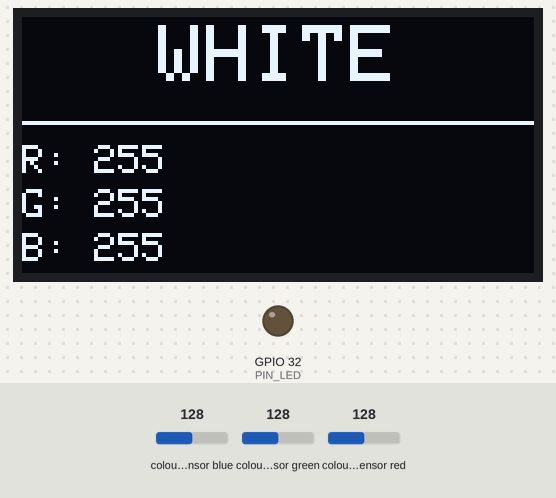
A sketch run on a simulated ESP32. Shown: 128×64 one-colour display, output pins drawn as LEDs (lit = HIGH). Wiring (inferred from the names in the program): TCS3200 colour sensor: output GPIO 4; S2 GPIO 19; S3 GPIO 15; S0 GPIO 5; S1 GPIO 18. Inputs (shaded band) come from the test bench; at power-on: colour sensor blue 128, colour sensor green 128, colour sensor red 128. Pins used as bus, display or sensor lines are not drawn; what the sketch prints to the serial monitor is not drawn.

Above: at 3.2 s.
3.3 s: colour sensor blue set to 5
At 4.3 s:
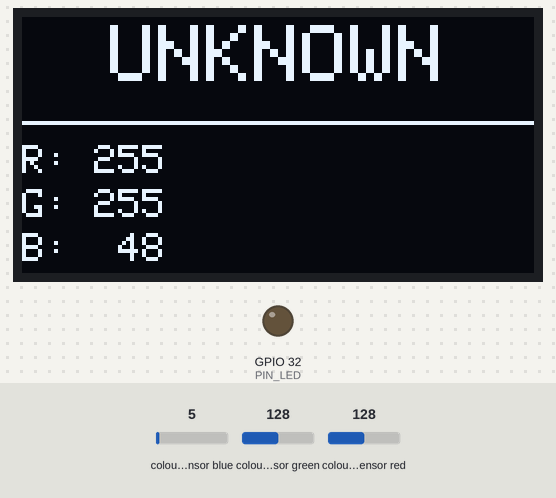
5.1 s: colour sensor green set to 5
At 6.0 s:
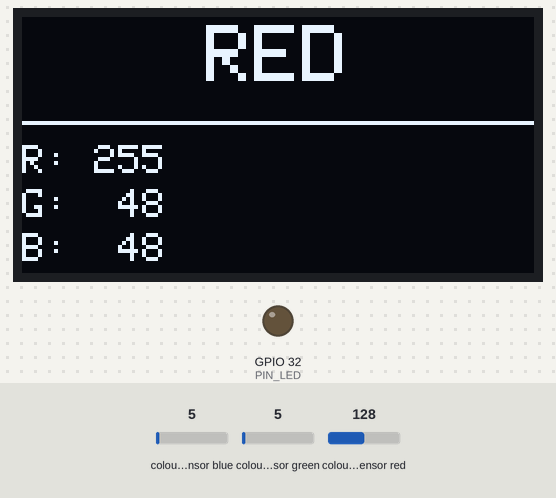
7.0 s: colour sensor red set to 5
At 7.8 s:
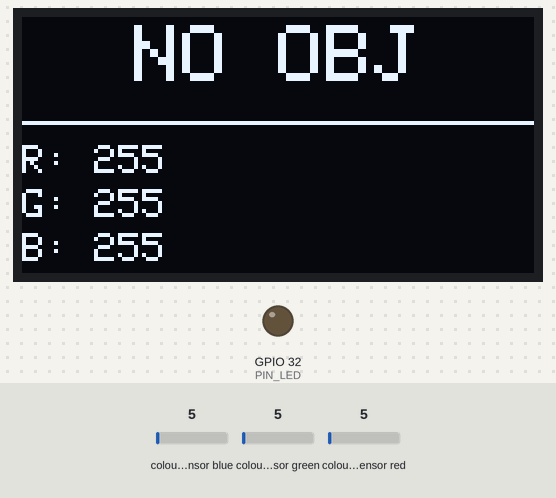
8.9 s: colour sensor blue set to 64
At 10.5 s:
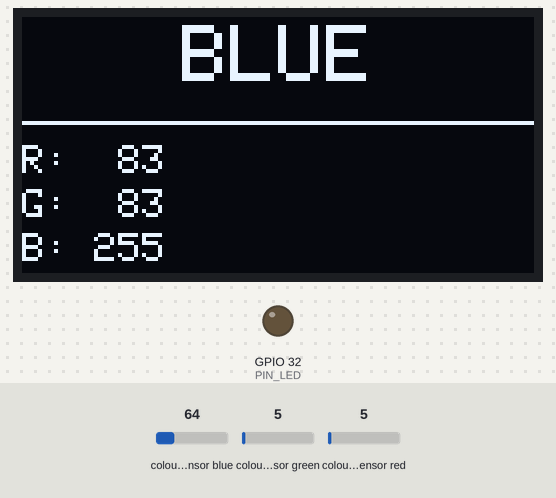
10.8 s: colour sensor green set to 128
At 12.4 s:
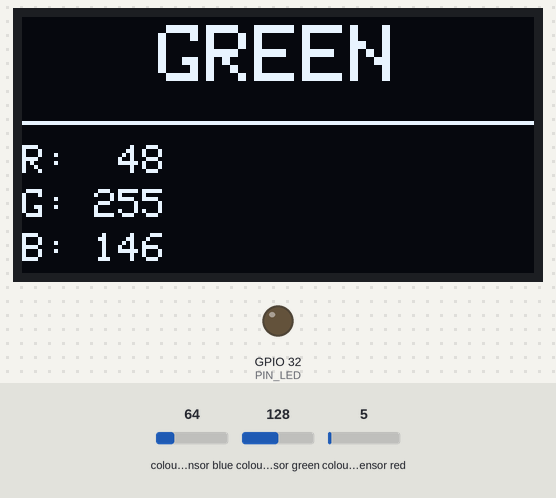
12.7 s: colour sensor red set to 191
At 14.1 s:
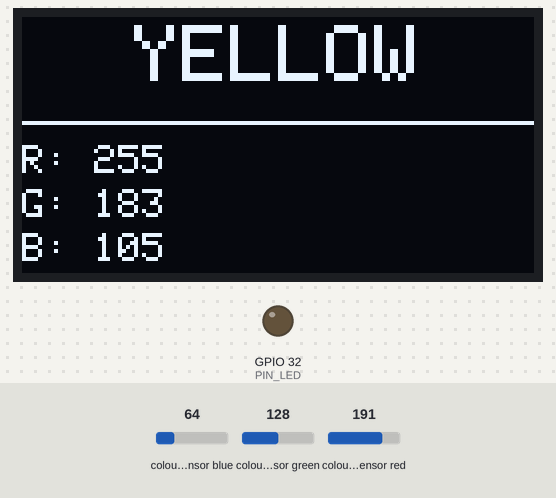
Timing chart, 0 to 15.6 s (numbered marks = the images above; inputs shaded):
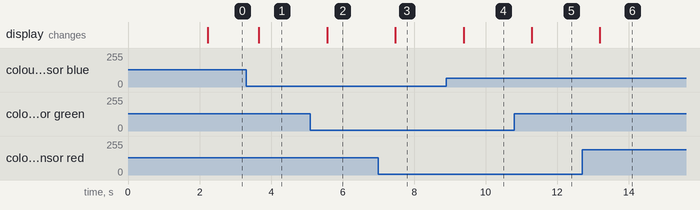

The sketch:

tcs3200_esp32.ino
```cpp
/*
  TCS3200 Color Sensor + SSD1306 OLED on ESP32

  TCS3200 wiring:
    S0  -> D5    S1  -> D18
    S2  -> D19   S3  -> D15
    OUT -> D4    VCC -> 3V3   GND -> GND
    LED -> D32

  OLED (I2C SSD1306 128x64) wiring:
    SDA -> D21   SCL -> D22
    VCC -> 3V3   GND -> GND

  Libraries required (install via Library Manager):
    - Adafruit SSD1306
    - Adafruit GFX Library
*/

#include <Wire.h>
#include <Adafruit_GFX.h>
#include <Adafruit_SSD1306.h>

// ---------- OLED ----------
#define SCREEN_WIDTH  128
#define SCREEN_HEIGHT  64
#define OLED_RESET     -1
#define OLED_ADDRESS 0x3C
#define OLED_SDA       21
#define OLED_SCL       22

Adafruit_SSD1306 display(SCREEN_WIDTH, SCREEN_HEIGHT, &Wire, OLED_RESET);

// ---------- TCS3200 ----------
#define PIN_S0   5
#define PIN_S1  18
#define PIN_S2  19
#define PIN_S3  15
#define PIN_OUT  4
#define PIN_LED 32

// Set to true to turn on the illumination LED, false to turn it off
#define LED_ENABLE  false

// ---------- Setup ----------
void setup() {
  Serial.begin(115200);

  pinMode(PIN_S0,  OUTPUT);
  pinMode(PIN_S1,  OUTPUT);
  pinMode(PIN_S2,  OUTPUT);
  pinMode(PIN_S3,  OUTPUT);
  pinMode(PIN_OUT, INPUT);
  pinMode(PIN_LED, OUTPUT);
  digitalWrite(PIN_LED, LED_ENABLE ? HIGH : LOW);

  // Frequency scaling 20%
  digitalWrite(PIN_S0, HIGH);
  digitalWrite(PIN_S1, LOW);

  Wire.begin(OLED_SDA, OLED_SCL);
  if (!display.begin(SSD1306_SWITCHCAPVCC, OLED_ADDRESS)) {
    Serial.println("OLED init failed");
    for (;;);
  }

  display.clearDisplay();
  display.setTextColor(SSD1306_WHITE);
  display.setTextSize(2);
  display.setCursor(10, 10);
  display.println("TCS3200");
  display.setTextSize(1);
  display.setCursor(20, 40);
  display.println("Color Sensor");
  display.display();
  delay(2000);
}

// ---------- Read one channel ----------
uint32_t readChannel(uint8_t s2, uint8_t s3) {
  digitalWrite(PIN_S2, s2);
  digitalWrite(PIN_S3, s3);
  delay(50);
  return pulseIn(PIN_OUT, LOW, 100000UL);
}

// ---------- Map pulse to 0-255 (relative to brightest channel) ----------
// minPulse = the lowest pulse reading (most light = 255)
uint8_t toRGB(uint32_t pulse, uint32_t minPulse) {
  if (pulse == 0 || minPulse == 0) return 0;
  float val = (float)minPulse / (float)pulse * 255.0f;
  return (uint8_t)constrain((int)val, 0, 255);
}

// ---------- Detect color from raw pulses ----------
// Lower pulse = more light reflected = dominant color
String detectColor(uint32_t rawR, uint32_t rawG, uint32_t rawB) {
  if (rawR == 0) rawR = 99999;
  if (rawG == 0) rawG = 99999;
  if (rawB == 0) rawB = 99999;

  uint32_t mn = min(rawR, min(rawG, rawB));
  uint32_t mx = max(rawR, max(rawG, rawB));
  float spread = (float)(mx - mn) / (float)mx;

  // White: all channels similar AND all pulses small (lots of light)
  if (spread < 0.40f && mn < 200) return "WHITE";

  // No object: channels similar but not enough reflection
  if (spread < 0.50f) return "NO OBJ";

  // R channel dominant (lowest pulse)
  if (rawR < rawG && rawR < rawB) {
    // Yellow: G also significantly lower than B (R+G both reflected)
    if ((float)rawG / rawB < 0.70f) return "YELLOW";
    return "RED";
  }

  if (rawG < rawR && rawG < rawB) return "GREEN";
  if (rawB < rawR && rawB < rawG) return "BLUE";
  return "UNKNOWN";
}

// ---------- Main loop ----------
void loop() {
  uint32_t rawR = readChannel(LOW,  LOW);
  uint32_t rawG = readChannel(HIGH, HIGH);
  uint32_t rawB = readChannel(LOW,  HIGH);

  // Use smallest pulse as reference so brightest channel = 255
  uint32_t mn = min(rawR, min(rawG, rawB));
  if (mn == 0) mn = 1;

  uint8_t r = toRGB(rawR, mn);
  uint8_t g = toRGB(rawG, mn);
  uint8_t b = toRGB(rawB, mn);

  String colorName = detectColor(rawR, rawG, rawB);

  Serial.printf("%s  R:%d G:%d B:%d  raw(%lu,%lu,%lu)\n",
    colorName.c_str(), r, g, b, rawR, rawG, rawB);

  // ----- OLED -----
  display.clearDisplay();

  // Color name — large, centered
  display.setTextSize(2);
  int16_t x1, y1;
  uint16_t w, h;
  display.getTextBounds(colorName, 0, 0, &x1, &y1, &w, &h);
  display.setCursor((SCREEN_WIDTH - w) / 2, 2);
  display.println(colorName);

  display.drawFastHLine(0, 26, SCREEN_WIDTH, SSD1306_WHITE);

  // RGB values
  display.setTextSize(1);
  display.setCursor(0, 32);
  display.printf("R: %3d", r);
  display.setCursor(0, 43);
  display.printf("G: %3d", g);
  display.setCursor(0, 54);
  display.printf("B: %3d", b);

  display.display();
  delay(300);
}
```

Measured:
- after the input at 3.3 s, the display: changes after 0.36 s (image 1)
- after the input at 5.1 s, the display: changes after 0.47 s (image 2)
- after the input at 7.0 s, the display: changes after 0.47 s (image 3)
- after the input at 8.9 s, the display: changes after 0.48 s (image 4)
- after the input at 10.8 s, the display: changes after 0.49 s (image 5)
- after the input at 12.7 s, the display: changes after 0.50 s (image 6)
